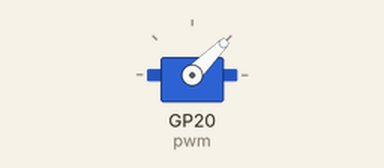
This program was run on a simulated Raspberry Pi Pico running MicroPython. Parts: servo. Servo angles are drawn from the pulse width (0.5 ms = 0°, 2.5 ms = 180°).

Above: at 0.05 s.
At 1.5 s:
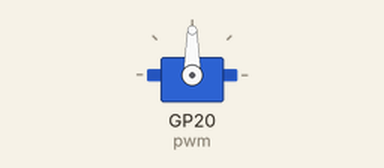
At 3.0 s:
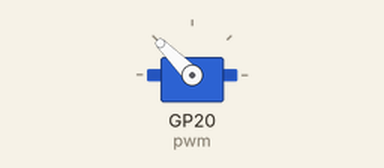
Timing chart, 0 to 6.9 s (numbered marks = the images above):
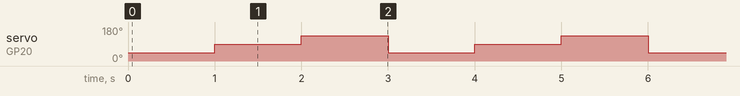

Measured:
- by itself, servo on GP20 (pwm): repeats every 3.0 s: 135° 1.0 s, 45° 1.0 s, 90° 1.0 s

The program:

sample_servo.py
```python
from machine import Pin, PWM
import utime

MID = 1500000
MIN = 1000000
MAX = 2000000

pwm = PWM(Pin(20))
pwm.freq(50)

while(True):
    pwm.duty_ns(MIN)
    utime.sleep(1)
    pwm.duty_ns(MID)
    utime.sleep(1)
    pwm.duty_ns(MAX)
    utime.sleep(1)
```
